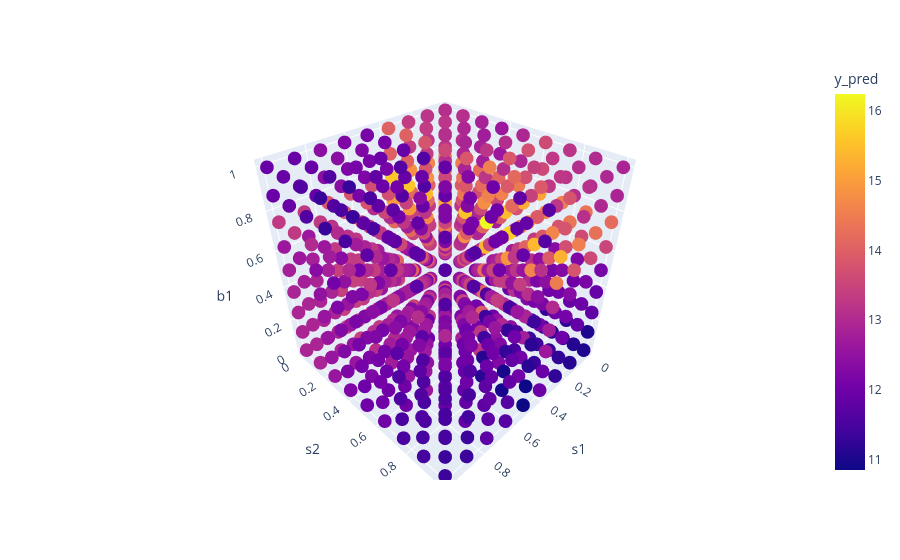

Here is the notebook cell this chart was saved with:
### Code cell
n = 10
iCoords_arr = np.linspace(0,1,n-1)
jCoords_arr = np.linspace(0,1,n-1)
kCoords_arr = np.linspace(0,1,n-1)
ijkCoords_lis = []
for i in iCoords_arr:
    for j in jCoords_arr:
        for k in kCoords_arr:
            ijkCoords_lis.append([i,j,k])
ijkCoords_arr = np.array(ijkCoords_lis)
y_pred = xgb_model.predict(ijkCoords_lis)
df2 = pd.DataFrame({'s1': ijkCoords_arr[:, 0],'s2': ijkCoords_arr[:, 1],'b1': ijkCoords_arr[:, 2], 'y_pred': y_pred})
df2["y_pred"] = y_pred
fig = px.scatter_3d(df2, x='s1', y='s2', z='b1', color='y_pred')
fig.show()
print(np.max(y_pred))
print(ijkCoords_arr[np.argmax(y_pred)])

### Figure 1 — Plotly figure (JSON) as saved in the notebook; plotly's stock layout.template omitted (floating-point values rounded to 4 significant figures; data arrays with more than 128 entries replaced by an {"elided": "..."} marker saying what was removed)
{"data": [{"hovertemplate": "s1=%{x}<br>s2=%{y}<br>b1=%{z}<br>y_pred=%{marker.color}<extra></extra>", "legendgroup": "", "marker": {"color": {"elided": "729 float values"}, "coloraxis": "coloraxis", "symbol": "circle"}, "mode": "markers", "name": "", "scene": "scene", "showlegend": false, "type": "scatter3d", "x": {"elided": "729 float values"}, "y": {"elided": "729 float values"}, "z": {"elided": "729 float values"}}], "layout": {"coloraxis": {"colorbar": {"title": {"text": "y_pred"}}, "colorscale": [[0, "#0d0887"], [0.1111, "#46039f"], [0.2222, "#7201a8"], [0.3333, "#9c179e"], [0.4444, "#bd3786"], [0.5556, "#d8576b"], [0.6667, "#ed7953"], [0.7778, "#fb9f3a"], [0.8889, "#fdca26"], [1, "#f0f921"]]}, "legend": {"tracegroupgap": 0}, "margin": {"t": 60}, "scene": {"domain": {"x": [0, 1], "y": [0, 1]}, "xaxis": {"title": {"text": "s1"}}, "yaxis": {"title": {"text": "s2"}}, "zaxis": {"title": {"text": "b1"}}}}}
